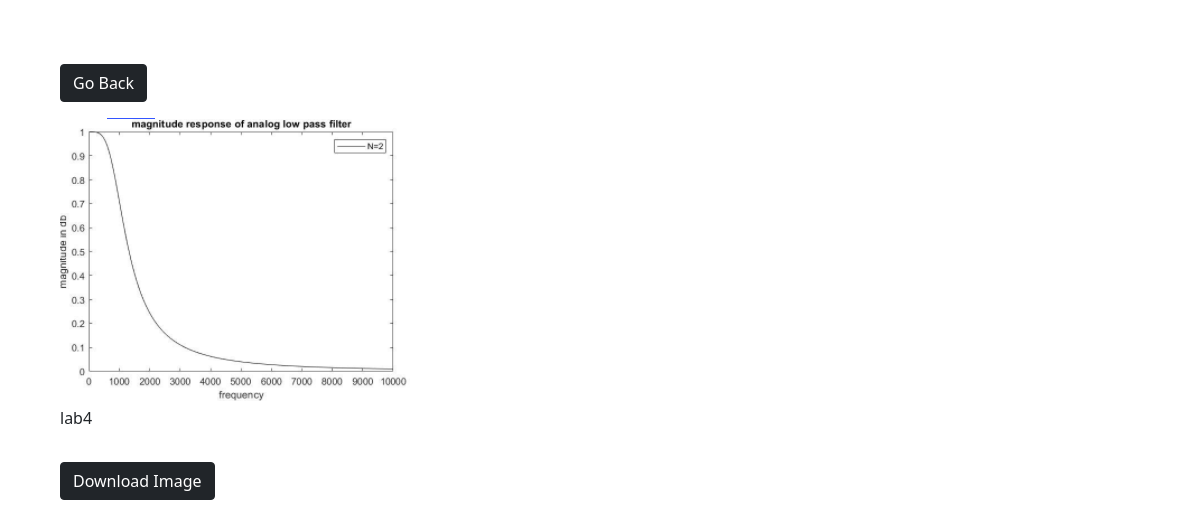
Screenshot of /photo/8 with the database file from the repository.
### pics/models.py (models this page shows, shortened)
class Photo(models.Model):
    description = models.CharField(max_length=500, null=False, blank=False)
    category = models.ForeignKey(Category, on_delete=models.SET_NULL, null=True, blank=True)
    image = models.ImageField(null=False, blank=False)

### pics/views.py (the view)
# urls.py: path('photo/<str:pk>', views.photo, name='photo'),
def photo(request, pk):
    photo = Photo.objects.get(id=pk)
    context = {
        'photo': photo
    }
    return render(request, 'pics/photo.html', context)

### pics/templates/pics/photo.html (shortened to what this page needs)
<!DOCTYPE html>
<html>
<head>
    <link href="https://cdn.jsdelivr.net/npm/bootstrap@5.0.0-beta1/dist/css/bootstrap.min.css" rel="stylesheet"
>
</head>
<body class="m-5">
    <div class="container">
        <div class="row justify-content-center">
            <div class="col">
                <a href="{% url 'gallery' %}" class="btn btn-dark my-3">Go Back</a>
                <div style="height: 90vh;">
                    <img style="max-width: 100%; max-height: 100%;" src="{{photo.image.url}}">
                    <p>{{photo.description}}</p>
                    <a href="{% url 'gallery' %}" download class="btn btn-dark my-3">Download Image</a>
                </div>
            </div>
        </div>
    </div>
</body>
</html>

### rows the page displays
Photo: image (picture), description "lab4"
